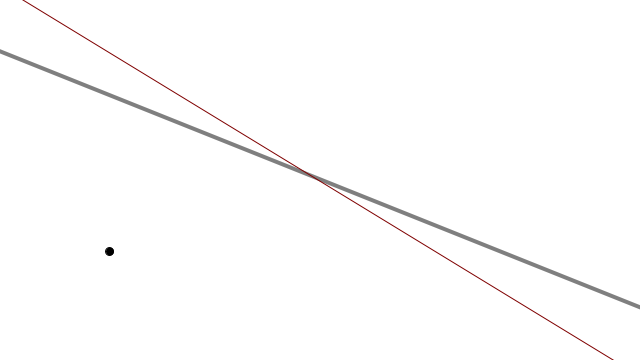
Frame 1 (no input)
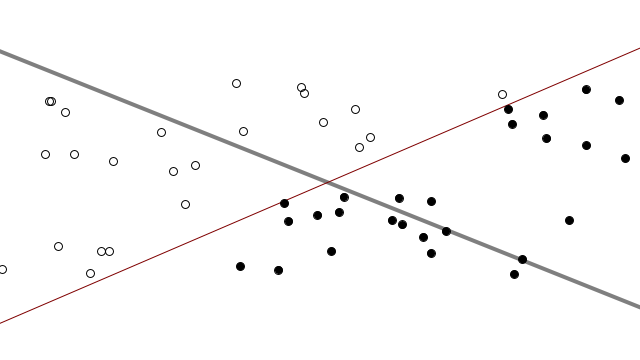
Frame 60 (the mouse pressed at the canvas centre just before this capture)
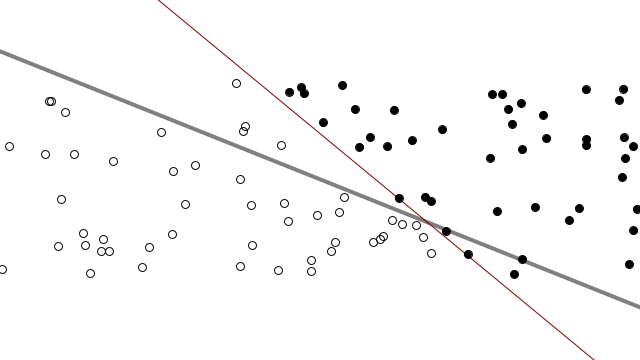
Frame 120 (the mouse held since frame 60 and released just before this capture)

The Processing sketch that drew these frames (run headless with seeded random() and noise(); from frame 60 on, the mouse is pressed at the canvas centre):

// Processing sketch: PerceptronTest
// ── PerceptronTest.pde
// oparte na: http://natureofcode.com

// Lista punktów treningowych
Trainer[] training = new Trainer[2000];

// Perceptron
Perceptron ptron;
int count = 0;

// Przestrzen punktow
float xmin = -400;
float ymin = -100;
float xmax =  400;
float ymax =  100;

// Funkcja prostej
float f(float x) {
  return 0.4*x-0.5;
}

void setup() {
  size(640, 360);
  // Perceptron z trzema wejsciami i stala uczenia
  ptron = new Perceptron(3, 0.0001);

  // Losowy zestaw punktow ze znana decyzja do uczenia
  for (int i = 0; i < training.length; i++) {
    float x = random(xmin, xmax);
    float y = random(ymin, ymax);
    int answer = 1;
    if (y < f(x)) answer = -1;
    training[i] = new Trainer(x, y, answer);
  }
  smooth();
}


void draw() {
  background(255);
  translate(width/2,height/2);

  // Prosta docelowa
  strokeWeight(4);
  stroke(127);
  float x1 = xmin;
  float y1 = f(x1);
  float x2 = xmax;
  float y2 = f(x2);
  line(x1,y1,x2,y2);

  // Linia na podstawie wartosci wag
  // Wzor: weights[0]*x + weights[1]*y + weights[2] = 0
  stroke(127,0,0);
  strokeWeight(1);
  float[] weights = ptron.getWeights();
  x1 = xmin;
  y1 = (-weights[2] - weights[0]*x1)/weights[1];
  x2 = xmax;
  y2 = (-weights[2] - weights[0]*x2)/weights[1];
  line(x1,y1,x2,y2);

  // Uczymy perceptron za pomoca zestawu punktow
  ptron.train(training[count].inputs, training[count].answer);
  count = (count + 1) % training.length;

  // Rysowanie punktow na podstawie decyzji Perceptronu
  for (int i = 0; i < count; i++) {
    stroke(0);
    strokeWeight(1);
    fill(0);
    int guess = ptron.feedforward(training[i].inputs);
    if (guess > 0) noFill();

    ellipse(training[i].inputs[0], training[i].inputs[1], 8, 8);
  }
}
// ── Perceptron.pde
class Perceptron {
  float[] weights;  // Tablica wag
  float c;          // stala uczenia

  // n wag i stala uczeania
  Perceptron(int n, float c_) {
    weights = new float[n];
    // Na poczatek losowe wagi
    for (int i = 0; i < weights.length; i++) {
      weights[i] = random(-1,1); 
    }
    c = c_;
  }

  // Uczenie
  void train(float[] inputs, int desired) {
    // Zgadnij odpowiedz
    int guess = feedforward(inputs);
    // Jak zmienic wagi na podstawie bledu
    // Blad = porzadany outpu - uzyskany output
    // Wartosci:  0, -2, or 2
    // Pomnoz przez stala uczenia
    float error = desired - guess;
    // Dopasuj wagi
    for (int i = 0; i < weights.length; i++) {
      weights[i] += c * error * inputs[i];         
    }
  }

  // Podejmowanie decyzji
  int feedforward(float[] inputs) {
    // Sumowanie wartosci
    float sum = 0;
    for (int i = 0; i < weights.length; i++) {
      sum += inputs[i]*weights[i];
    }
    // Zwracamy znak sumy (-1 lub 1)
    return activate(sum);
  }
  
  int activate(float sum) {
    if (sum > 0) return 1;
    else return -1; 
  }
  
  float[] getWeights() {
    return weights; 
  }
}
// ── Trainer.pde
// Punkty treningowe
class Trainer {
  
  float[] inputs;
  int answer; 
  
  Trainer(float x, float y, int a) {
    inputs = new float[3];
    inputs[0] = x;
    inputs[1] = y;
    inputs[2] = 1;
    answer = a;
  }
}
